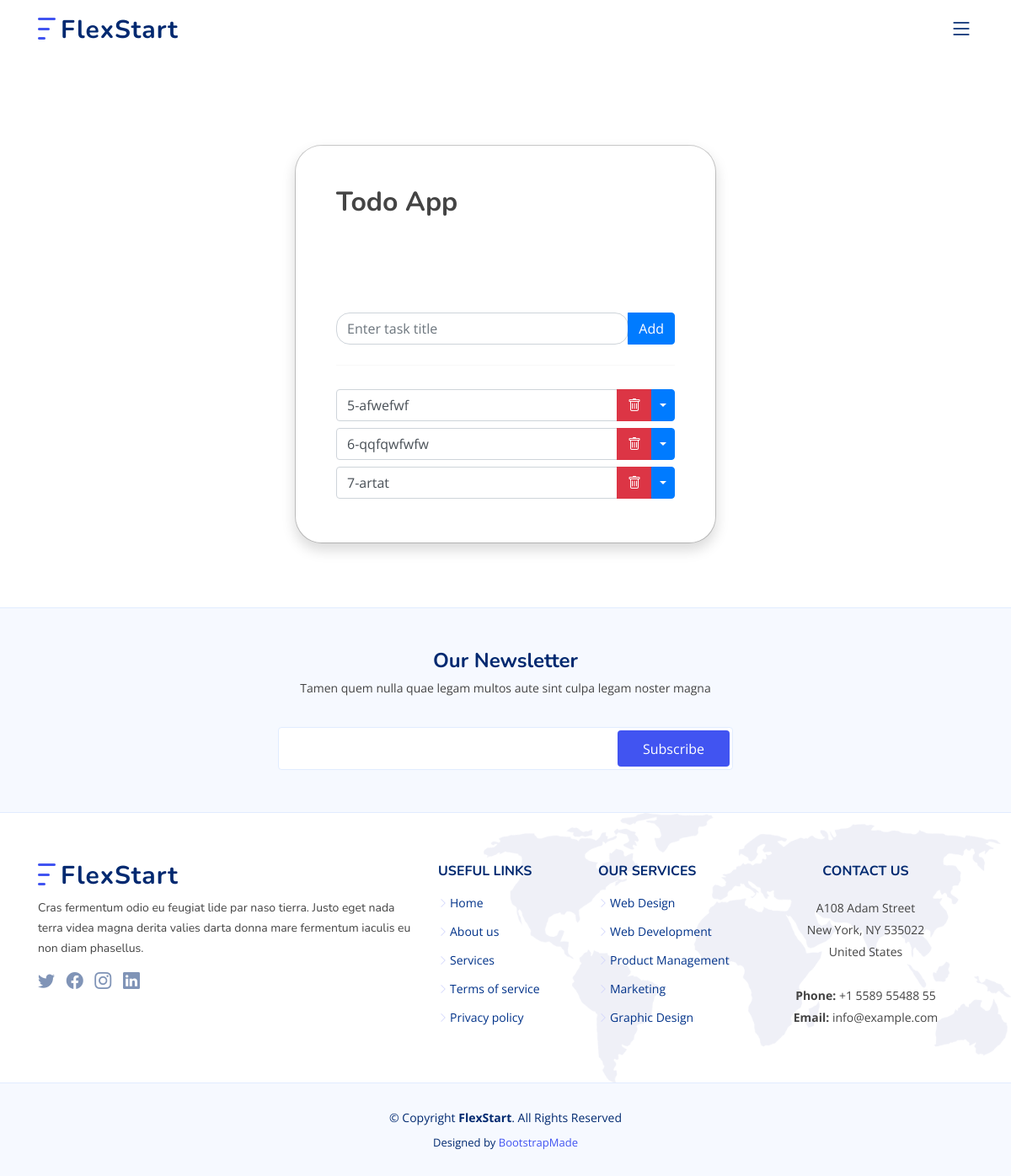
/todo/tasks/ (signed in), run on an earlier commit of the app's database.
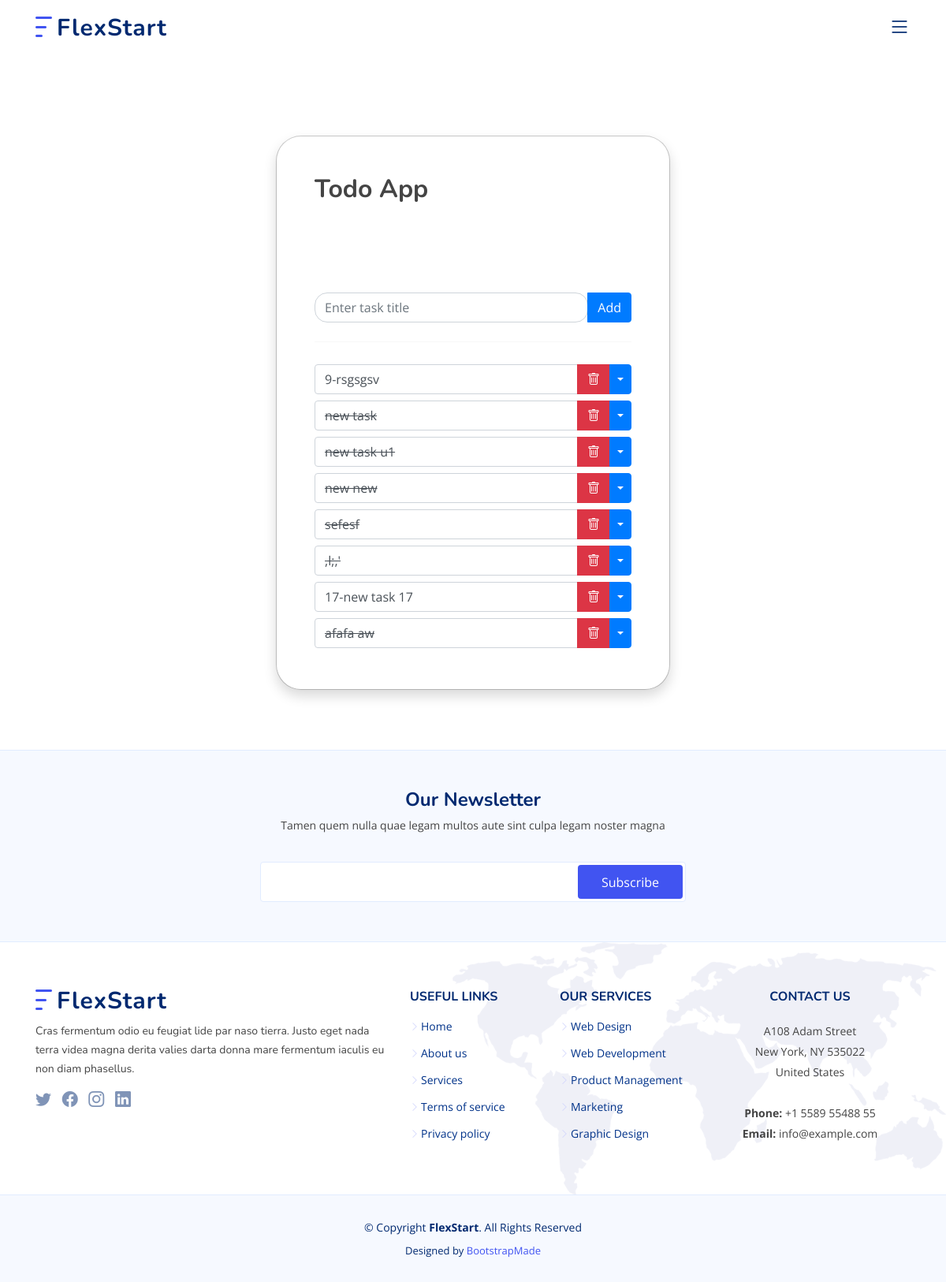
And on a later commit of the database.
### app_todo/models.py (models this page shows, shortened)
class Task(models.Model):
    user = models.ForeignKey(Profile, on_delete=models.CASCADE, null=True, blank=True)
    title = models.CharField(max_length=200)
    status = models.BooleanField(default=False)
    created_date = models.DateTimeField(auto_now_add=True)
    def __str__(self):
        return str(self.id) + '-' + str(self.title)
    class Meta:
        db_table = 'app_todo_task'

### app_todo/views.py (the view)
# urls.py: path("tasks/", TaskList.as_view(), name="task_list"),
class TaskList(LoginRequiredMixin, ListView):
    context_object_name = "tasks"
    template_name = "app_todo/task_list.html"
    def get_queryset(self):
        return Task.objects.filter(user=self.request.user.profile)

### templates/app_todo/task_list.html (shortened to what this page needs)
{% extends 'base/_base.html' %}
{% load static %}
{% block content %}
<div class="modal modal-signin position-static d-block  py-5" tabindex="-1" role="dialog" id="modalSignin">
  <div class="modal-dialog" role="document">
    <div class="modal-content rounded-5 shadow">
      <div class="modal-header p-5 pb-4 border-bottom-0">
        <h2 class="fw-bold mb-0">Todo App</h2>
      </div>
      <div class="modal-body p-5 pt-0">
        <form class="pt-3" method="POST" action="{% url 'app_todo:create_task' %}">
          <div class="input-group mb-3">
            <input type="text" class="form-control rounded-4" name="title" placeholder="Enter task title"
              aria-label="Recipient's username" aria-describedby="button-addon2">
            <button class="btn btn-primary" type="submit">Add</button>
          </div>
          <hr class="my-4">
          {% for task in tasks %}
          <div class="input-group py-1">
            <span type="text" class="form-control" aria-label="Text input with segmented dropdown button">
              {% if task.status == True %}
              <strike>{{task.title}}</strike>
              {% else %}
              <span>{{task}}</span>
              {% endif %}
            </span>
            <a type="button" class="btn btn-danger" href="{% url 'app_todo:delete_task' task.id %}"><i class="bi bi-trash"></i></a>
            <button type="button" class="btn btn-primary dropdown-toggle dropdown-toggle-split" data-bs-toggle="dropdown"
              aria-expanded="false">
            </button>
          </div>
          {% endfor %}
        </form>
      </div>
    </div>
  </div>
</div>
{% endblock %}

### templates/base/_base.html (shortened to what this page needs)
{% load static %}
<!DOCTYPE html>
<html lang="en">
<head>
  <link href="{% static 'assets/vendor/aos/aos.css' %}" rel="stylesheet">
  <link href="{% static 'assets/vendor/bootstrap/css/bootstrap.min.css' %}" rel="stylesheet">
  <link href="{% static 'assets/vendor/bootstrap-icons/bootstrap-icons.css' %}" rel="stylesheet">
  <link href="{% static 'assets/vendor/glightbox/css/glightbox.min.css' %}" rel="stylesheet">
  <link href="{% static 'assets/vendor/remixicon/remixicon.css' %}" rel="stylesheet">
  <link href="{% static 'assets/vendor/swiper/swiper-bundle.min.css' %}" rel="stylesheet">
  <link rel="stylesheet" href="{% static 'assets/css/bootstrap.css' %}">
  <link href="{% static 'assets/css/style.css' %}" rel="stylesheet">
</head>
<body>
  <header id="header" class="header fixed-top">
    <div class="container-fluid container-xl d-flex align-items-center justify-content-between">
      <a href="{% url 'app_blog:home' %}" class="logo d-flex align-items-center">
        <img src="{% static 'assets/img/logo.png' %}" alt="flexstart logo">
        <span>FlexStart</span>
      </a>
      <nav id="navbar" class="navbar">
        <i class="bi bi-list mobile-nav-toggle"></i>
      </nav>
    </div>
  </header>
    <br>
    <br>
    <br>
    <br>
  {% block content %}
  {% endblock %}
  <footer id="footer" class="footer">
    <div class="footer-newsletter">
      <div class="container">
        <div class="row justify-content-center">
          <div class="col-lg-12 text-center">
            <h4>Our Newsletter</h4>
            <p>Tamen quem nulla quae legam multos aute sint culpa legam noster magna</p>
          </div>
          <div class="col-lg-6">
            <form action="" method="post">
              <input type="email" name="email"><input type="submit" value="Subscribe">
            </form>
          </div>
        </div>
      </div>
    </div>
    <div class="footer-top">
      <div class="container">
        <div class="row gy-4">
          <div class="col-lg-5 col-md-12 footer-info">
            <a href="index.html" class="logo d-flex align-items-center">
              <img src="{% static 'assets/img/logo.png' %}" alt="flexstart logo">
              <span>FlexStart</span>
            </a>
            <p>Cras fermentum odio eu feugiat lide par naso tierra. Justo eget nada terra videa magna derita valies darta donna mare fermentum iaculis eu non diam phasellus.</p>
            <div class="social-links mt-3">
              <a href="#" class="twitter"><i class="bi bi-twitter"></i></a>
              <a href="#" class="facebook"><i class="bi bi-facebook"></i></a>
              <a href="#" class="instagram"><i class="bi bi-instagram"></i></a>
              <a href="#" class="linkedin"><i class="bi bi-linkedin"></i></a>
            </div>
          </div>
          <div class="col-lg-2 col-6 footer-links">
            <h4>Useful Links</h4>
            <ul>
              <li><i class="bi bi-chevron-right"></i> <a href="#">Home</a></li>
              <li><i class="bi bi-chevron-right"></i> <a href="#">About us</a></li>
              <li><i class="bi bi-chevron-right"></i> <a href="#">Services</a></li>
              <li><i class="bi bi-chevron-right"></i> <a href="#">Terms of service</a></li>
              <li><i class="bi bi-chevron-right"></i> <a href="#">Privacy policy</a></li>
            </ul>
          </div>
          <div class="col-lg-2 col-6 footer-links">
            <h4>Our Services</h4>
            <ul>
              <li><i class="bi bi-chevron-right"></i> <a href="#">Web Design</a></li>
              <li><i class="bi bi-chevron-right"></i> <a href="#">Web Development</a></li>
              <li><i class="bi bi-chevron-right"></i> <a href="#">Product Management</a></li>
              <li><i class="bi bi-chevron-right"></i> <a href="#">Marketing</a></li>
              <li><i class="bi bi-chevron-right"></i> <a href="#">Graphic Design</a></li>
            </ul>
          </div>
          <div class="col-lg-3 col-md-12 footer-contact text-center text-md-start">
            <h4>Contact Us</h4>
            <p>
              A108 Adam Street <br>
              New York, NY 535022<br>
              United States <br><br>
              <strong>Phone:</strong> +1 5589 55488 55<br>
              <strong>Email:</strong> info@example.com<br>
            </p>
          </div>
        </div>
      </div>
    </div>
    <div class="container">
      <div class="copyright">
        &copy; Copyright <strong><span>FlexStart</span></strong>. All Rights Reserved
      </div>
      <div class="credits">
        Designed by <a href="https://bootstrapmade.com/">BootstrapMade</a>
      </div>
    </div>
  </footer>
</body>
</html>

### static/assets/css/style.css (style rules this page uses)
:root { scroll-behavior: smooth; }
body { font-family: "Open Sans", sans-serif; color: #444444; }
a { color: #4154f1; text-decoration: none; }
h1, h2, h3, h4, h5, h6 { font-family: "Nunito", sans-serif; }
.header { transition: all 0.5s; z-index: 997; padding: 20px 0; }
.header .logo { line-height: 0; }
.header .logo img { max-height: 40px; margin-right: 6px; }
.header .logo span { font-size: 30px; font-weight: 700; letter-spacing: 1px; color: #012970; font-family: "Nunito", sans-serif; margin-top: 3px; }
.navbar { padding: 0; }
.mobile-nav-toggle { color: #012970; font-size: 28px; cursor: pointer; display: none; line-height: 0; transition: 0.5s; }
@media (max-width: 1200px) { .mobile-nav-toggle { display: block; } }
.footer { background: #f6f9ff; padding: 0 0 30px 0; font-size: 14px; }
.footer .footer-newsletter { padding: 50px 0; background: #f6f9ff; border-top: 1px solid #e1ecff; }
.footer .footer-newsletter h4 { font-size: 24px; margin: 0 0 10px 0; padding: 0; line-height: 1; font-weight: 700; color: #012970; }
.footer .footer-newsletter form { margin-top: 20px; background: #fff; padding: 6px 10px; position: relative; border-radius: 4px; border: 1px solid #e1ecff; }
.footer .footer-newsletter form input[type=email] { border: 0; padding: 8px; width: calc(100% - 140px); }
.footer .footer-newsletter form input[type=submit] { position: absolute; top: 0; right: 0; bottom: 0; border: 0; background: none; font-size: 16px; padding: 0 30px; margin: 3px; background: #4154f1; color: #fff; transition: 0.3s; border-radius: 4px; }
.footer .footer-top { background: white url(../img/footer-bg.png) no-repeat right top; background-size: contain; border-top: 1px solid #e1ecff; border-bottom: 1px solid #e1ecff; padding: 60px 0 30px 0; }
.footer .footer-top .footer-info { margin-bottom: 30px; }
.footer .footer-top .footer-info .logo { line-height: 0; margin-bottom: 15px; }
.footer .footer-top .footer-info .logo img { max-height: 40px; margin-right: 6px; }
.footer .footer-top .footer-info .logo span { font-size: 30px; font-weight: 700; letter-spacing: 1px; color: #012970; font-family: "Nunito", sans-serif; margin-top: 3px; }
.footer .footer-top .footer-info p { font-size: 14px; line-height: 24px; margin-bottom: 0; font-family: "Nunito", sans-serif; }
.footer .footer-top .social-links a { font-size: 20px; display: inline-block; color: rgba(1, 41, 112, 0.5); line-height: 0; margin-right: 10px; transition: 0.3s; }
.footer .footer-top h4 { font-size: 16px; font-weight: bold; color: #012970; text-transform: uppercase; position: relative; padding-bottom: 12px; }
.footer .footer-top .footer-links { margin-bottom: 30px; }
.footer .footer-top .footer-links ul { list-style: none; padding: 0; margin: 0; }
.footer .footer-top .footer-links ul i { padding-right: 2px; color: #d0d4fc; font-size: 12px; line-height: 0; }
.footer .footer-top .footer-links ul li { padding: 10px 0; display: flex; align-items: center; }
.footer .footer-top .footer-links ul li:first-child { padding-top: 0; }
.footer .footer-top .footer-links ul a { color: #013289; transition: 0.3s; display: inline-block; line-height: 1; }
.footer .footer-top .footer-contact p { line-height: 26px; }
.footer .copyright { text-align: center; padding-top: 30px; color: #012970; }
.footer .credits { padding-top: 10px; text-align: center; font-size: 13px; color: #012970; }

What changed in the data, as far as the page shows it:
removed Task: id+title "5-afwefwf"
removed Task: id+title "6-qqfqwfwfw"
removed Task: id+title "7-artat"
added Task: id+title "9-rsgsgsv"
added Task: title "new task"
added Task: title "new task u1"
added Task: title "new new"
added Task: title "sefesf"
added Task: title ",l;,'"
added Task: id+title "17-new task 17"
added Task: title "afafa aw"
